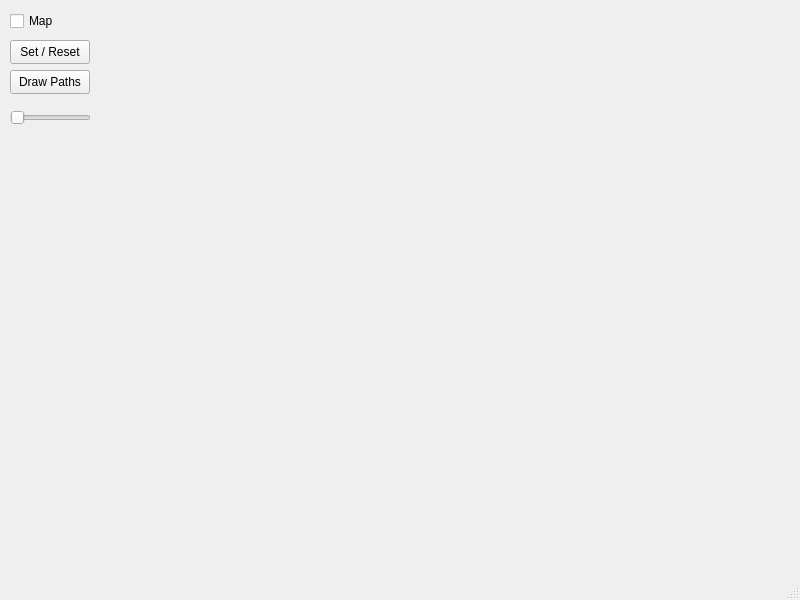
<?xml version="1.0" encoding="UTF-8"?>
<ui version="4.0">
 <class>MainWindow</class>
 <widget class="QMainWindow" name="MainWindow">
  <property name="geometry">
   <rect>
    <x>0</x>
    <y>0</y>
    <width>800</width>
    <height>600</height>
   </rect>
  </property>
  <property name="windowTitle">
   <string>MainWindow</string>
  </property>
  <widget class="QWidget" name="centralwidget">
   <widget class="QCheckBox" name="checkBox">
    <property name="geometry">
     <rect>
      <x>10</x>
      <y>10</y>
      <width>81</width>
      <height>22</height>
     </rect>
    </property>
    <property name="text">
     <string>Map</string>
    </property>
   </widget>
   <widget class="QPushButton" name="pushButton">
    <property name="geometry">
     <rect>
      <x>10</x>
      <y>70</y>
      <width>80</width>
      <height>24</height>
     </rect>
    </property>
    <property name="text">
     <string>Draw Paths</string>
    </property>
   </widget>
   <widget class="QPushButton" name="pushButton_2">
    <property name="geometry">
     <rect>
      <x>10</x>
      <y>40</y>
      <width>80</width>
      <height>24</height>
     </rect>
    </property>
    <property name="text">
     <string>Set / Reset</string>
    </property>
   </widget>
   <widget class="QSlider" name="horizontalSlider">
    <property name="geometry">
     <rect>
      <x>10</x>
      <y>110</y>
      <width>81</width>
      <height>16</height>
     </rect>
    </property>
    <property name="orientation">
     <enum>Qt::Orientation::Horizontal</enum>
    </property>
   </widget>
  </widget>
  <widget class="QMenuBar" name="menubar">
   <property name="geometry">
    <rect>
     <x>0</x>
     <y>0</y>
     <width>800</width>
     <height>21</height>
    </rect>
   </property>
  </widget>
  <widget class="QStatusBar" name="statusbar"/>
 </widget>
 <resources/>
 <connections/>
</ui>
